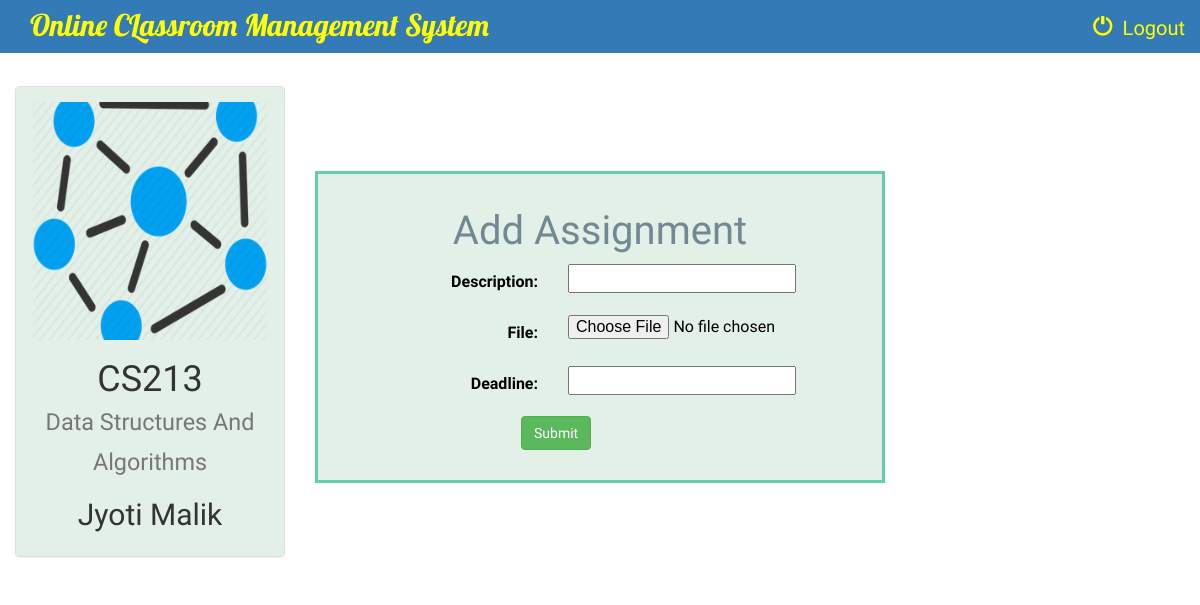
The app's page /instructor/1/add_assignment/ (signed in) with its own data.
### instructor/models.py (models this page shows, shortened)
class Course(models.Model):
    name = models.CharField(max_length=100)
    code = models.CharField(max_length=100)
    instructor = models.ForeignKey(Instructor, on_delete=models.CASCADE)
    course_logo = models.FileField(default=1)

class Instructor(models.Model):
    user = models.ForeignKey(User,on_delete=models.CASCADE, default=1)
    name = models.CharField(max_length=100)
    information = models.CharField(max_length=1000,default=1)
    def __str__(self):
        return self.name

### instructor/views.py (the view, shortened to what this page needs)
# urls.py: re_path(r'^(?P<course_id>[0-9]+)/add_assignment/$', views.add_assignment, name='add_assignment'),
@login_required
def add_assignment(request, course_id):
    form = AssignmentForm(request.POST or None, request.FILES or None)
    course = Course.objects.get(id=course_id)
    return render(request, 'instructor/create_assignment.html', {'form': form, 'course': course})

### instructor/forms.py
class AssignmentForm(forms.ModelForm):
    class Meta:
        model = Assignment
        fields = ['description', 'file', 'deadline']

### instructor/templates/instructor/create_assignment.html (shortened to what this page needs)
{% extends 'instructor/instructor_basic_page.html' %}
{% block body %}
<br>
<div class="container-fluid">
    <div class="row">
        <div class="col-sm-6 col-md-3">
            <div class="panel panel-default">
                <div class="panel-body" style="background-color: #e3f0e8;border: 0px solid #66cdaa;">
                    <a href="{% url 'instructor:instructor_detail' course.id %}">
                        {% if course.course_logo %}
                            <img src="{{ course.course_logo.url }}" class="img-responsive">
                        {% else %}
                            <h3>No image to display</h3>
                        {% endif %}
                    </a>
                    <h1 align="center">{{ course.code }}<br> <small>{{ course.name }}</small></h1>
                    <h2 align="center">{{ course.instructor }}</h2>
                </div>
            </div>
        </div>
        <br><br><br>
        <div class="col-sm-6">
                <div class="panel-body"style="background-color:#e3f0e8;color:black;border: 3px solid #66cdaa;font-family: 'Abhaya Libre';font-size:16px;">
                    <h3 align="center"; style="text-align:center;font-family:Volkhov,cursive;font-size:40px;color: #728892">Add Assignment</h3>
               <form class="form-horizontal" role="form" action="" method="post" enctype="multipart/form-data">
        {% for field in form %}
        <div class="form-group">
            <div class="col-sm-offset-2 col-sm-10">
            </div>
        <label class="control-label col-sm-5">{{ field.label_tag }}</label>
        <div class="col-sm-5">{{ field }}</div>
        </div>
        {% endfor %}
        <div class="form-group">
            <div class="col-sm-offset-4 col-sm-10">
                <button type="submit" class="btn btn-success">Submit</button>
            </div>
        </div>
    </form>
                </div>
            </div>
    </div>
</div>
{% endblock %}

### instructor/templates/instructor/instructor_basic_page.html (style rules this page uses)
a { color: yellow; }
body { background: url('https://i.pinimg.com/originals/5d/5d/79/5d5d79ab40f17440b11dfdf9cd0f1f08.jpg') no-repeat center center fixed; background-size: cover; font-family: Ledger;font-size: 20px; }

### records on screen
Course: course_logo (picture), code "CS213", name "Data Structures And Algorithms", instructor "Jyoti Malik"

### other values on screen
{{ field.label_tag }} "Description:" "File:" "Deadline:"
